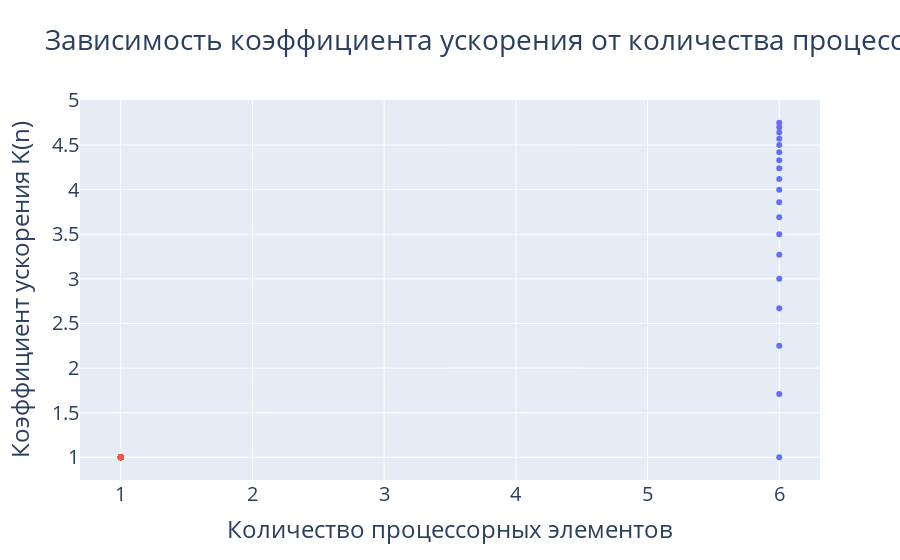

Notebook cell for this chart:
### Code cell
# Acceleration coefficient graphic (dependence on proceccing elems, based on 20 size num vector, the stupid one)
y_vector = []
y2_vector = []
for i in range(1, 20):
    vector_1 = [random.randint(0, 63) for _ in range(i)]
    vector_2 = [random.randint(0, 63) for _ in range(i)]
    seq_pipeline = ArithmeticPipeline(vector_1, vector_2, 1, 6)
    par_pipeline = ArithmeticPipeline(vector_1, vector_2, 6, 6)
    while seq_pipeline.is_busy:
        seq_pipeline.tact()
    while par_pipeline.is_busy:
        par_pipeline.tact()
    x_vector.append(i)
    y_vector.append(round(seq_pipeline.status['tacts_done'] / 
                          par_pipeline.status['tacts_done'], 2))
    y2_vector.append(round(seq_pipeline.status['tacts_done'] / 
                           seq_pipeline.status['tacts_done'], 2))
fig = go.Figure()
fig.add_trace(
    go.Scatter(x=[6] * 20, y=y_vector, mode='markers',
               text=[f'n = {6}; K(n) = {y}' for y in y_vector],
               textposition='bottom center',
               )
)
fig.add_trace(
    go.Scatter(x=[1] * 20, y=y2_vector, mode='markers',
               text=[f'n = {1}; K(n) = {y}' for y in y2_vector],
               textposition='bottom center',
               )
)
fig.update_layout(title_text='Зависимость коэффициента ускорения от количества процессорных элементов',
                  font=dict(size=20), showlegend=False)
fig.update_xaxes(title_text='Количество процессорных элементов')
fig.update_yaxes(title_text='Коэффициент ускорения K(n)')
fig.show(width=1280, height=1280, autosize=False)

### Figure 1 — Plotly figure (JSON) as saved in the notebook; plotly's stock layout.template omitted (floating-point values rounded to 4 significant figures)
{"data": [{"mode": "markers", "text": ["n = 6; K(n) = 1.0", "n = 6; K(n) = 1.71", "n = 6; K(n) = 2.25", "n = 6; K(n) = 2.67", "n = 6; K(n) = 3.0", "n = 6; K(n) = 3.27", "n = 6; K(n) = 3.5", "n = 6; K(n) = 3.69", "n = 6; K(n) = 3.86", "n = 6; K(n) = 4.0", "n = 6; K(n) = 4.12", "n = 6; K(n) = 4.24", "n = 6; K(n) = 4.33", "n = 6; K(n) = 4.42", "n = 6; K(n) = 4.5", "n = 6; K(n) = 4.57", "n = 6; K(n) = 4.64", "n = 6; K(n) = 4.7", "n = 6; K(n) = 4.75"], "textposition": "bottom center", "type": "scatter", "x": [6, 6, 6, 6, 6, 6, 6, 6, 6, 6, 6, 6, 6, 6, 6, 6, 6, 6, 6, 6], "y": [1, 1.71, 2.25, 2.67, 3, 3.27, 3.5, 3.69, 3.86, 4, 4.12, 4.24, 4.33, 4.42, 4.5, 4.57, 4.64, 4.7, 4.75]}, {"mode": "markers", "text": ["n = 1; K(n) = 1.0", "n = 1; K(n) = 1.0", "n = 1; K(n) = 1.0", "n = 1; K(n) = 1.0", "n = 1; K(n) = 1.0", "n = 1; K(n) = 1.0", "n = 1; K(n) = 1.0", "n = 1; K(n) = 1.0", "n = 1; K(n) = 1.0", "n = 1; K(n) = 1.0", "n = 1; K(n) = 1.0", "n = 1; K(n) = 1.0", "n = 1; K(n) = 1.0", "n = 1; K(n) = 1.0", "n = 1; K(n) = 1.0", "n = 1; K(n) = 1.0", "n = 1; K(n) = 1.0", "n = 1; K(n) = 1.0", "n = 1; K(n) = 1.0"], "textposition": "bottom center", "type": "scatter", "x": [1, 1, 1, 1, 1, 1, 1, 1, 1, 1, 1, 1, 1, 1, 1, 1, 1, 1, 1, 1], "y": [1, 1, 1, 1, 1, 1, 1, 1, 1, 1, 1, 1, 1, 1, 1, 1, 1, 1, 1]}], "layout": {"font": {"size": 20}, "showlegend": false, "title": {"text": "Зависимость коэффициента ускорения от количества процессорных элементов"}, "xaxis": {"title": {"text": "Количество процессорных элементов"}}, "yaxis": {"title": {"text": "Коэффициент ускорения K(n)"}}}}
